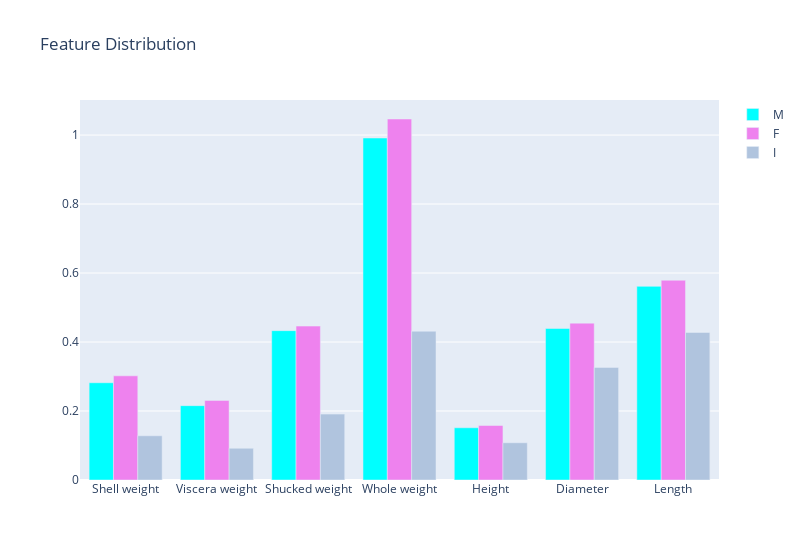

Here is the notebook cell this chart was saved with:
### Code cell
a1 = a.copy()
a2 = a.copy()
a3 = a.copy()

a_m = a1[a1['Sex'] == 'M']
a_m.drop('Sex', axis = 1, inplace= True)
a_f = a2[a2['Sex'] == 'F']
a_f.drop('Sex', axis = 1, inplace= True)
a_i = a3[a3['Sex'] == 'I']
a_i.drop('Sex', axis = 1, inplace= True)
a_m.drop(['age'], axis=1, inplace = True)
a_f.drop(['age'], axis=1, inplace = True)
a_i.drop(['age'], axis=1, inplace = True)

a_m = a_m.mean()
a_f = a_f.mean()
a_i = a_i.mean()
trace1 = go.Bar(x = a_m.index[::-1], y = a_m.values[::-1], name = 'M', marker = dict(color = 'cyan'))
trace2 = go.Bar(x = a_f.index[::-1], y = a_f.values[::-1], name = 'F', marker = dict(color = 'violet'))
trace3 = go.Bar(x = a_i.index[::-1], y = a_i.values[::-1], name = 'I', marker = dict(color = 'lightsteelblue'))
data = [trace1, trace2, trace3]
layout = go.Layout(title = 'Feature Distribution', width = 800)
fig = go.Figure(data = data, layout= layout)
py.iplot(fig)

### Figure 1 — Plotly figure (JSON) as saved in the notebook; plotly's stock layout.template omitted (floating-point values rounded to 4 significant figures)
{"data": [{"marker": {"color": "cyan"}, "name": "M", "type": "bar", "x": ["Shell weight", "Viscera weight", "Shucked weight", "Whole weight", "Height", "Diameter", "Length"], "y": [0.282, 0.2155, 0.4329, 0.9915, 0.1514, 0.4393, 0.5614]}, {"marker": {"color": "violet"}, "name": "F", "type": "bar", "x": ["Shell weight", "Viscera weight", "Shucked weight", "Whole weight", "Height", "Diameter", "Length"], "y": [0.302, 0.2307, 0.4462, 1.047, 0.158, 0.4547, 0.5791]}, {"marker": {"color": "lightsteelblue"}, "name": "I", "type": "bar", "x": ["Shell weight", "Viscera weight", "Shucked weight", "Whole weight", "Height", "Diameter", "Length"], "y": [0.1282, 0.09201, 0.191, 0.4314, 0.108, 0.3265, 0.4277]}], "layout": {"title": {"text": "Feature Distribution"}, "width": 800}}
